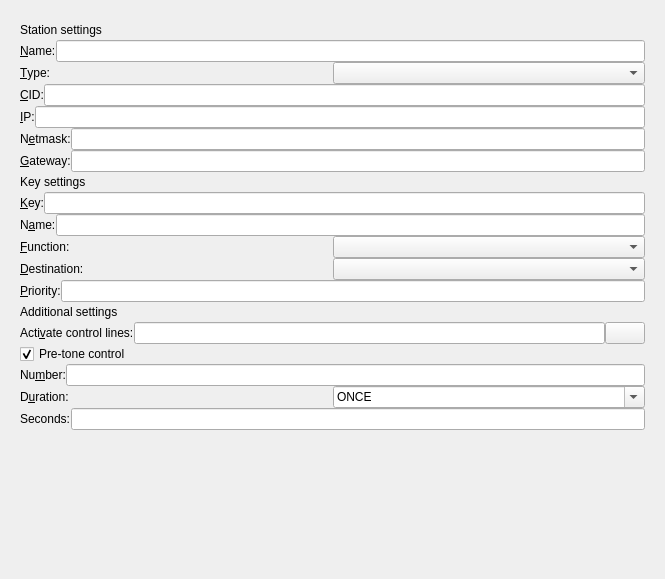
<?xml version="1.0" encoding="UTF-8"?>
<ui version="4.0">
 <class>StationItemSettings</class>
 <widget class="QWidget" name="StationItemSettings">
  <property name="geometry">
   <rect>
    <x>0</x>
    <y>0</y>
    <width>665</width>
    <height>579</height>
   </rect>
  </property>
  <property name="windowTitle">
   <string>Form</string>
  </property>
  <layout class="QGridLayout" name="gridLayout_2">
   <property name="leftMargin">
    <number>10</number>
   </property>
   <property name="topMargin">
    <number>10</number>
   </property>
   <property name="rightMargin">
    <number>10</number>
   </property>
   <property name="bottomMargin">
    <number>10</number>
   </property>
   <property name="spacing">
    <number>0</number>
   </property>
   <item row="0" column="0">
    <widget class="QWidget" name="SISContainer" native="true">
     <layout class="QVBoxLayout" name="verticalLayout">
      <property name="spacing">
       <number>0</number>
      </property>
      <property name="leftMargin">
       <number>10</number>
      </property>
      <property name="topMargin">
       <number>10</number>
      </property>
      <property name="rightMargin">
       <number>10</number>
      </property>
      <property name="bottomMargin">
       <number>10</number>
      </property>
      <item>
       <layout class="QHBoxLayout" name="horizontalLayout_16">
        <property name="spacing">
         <number>0</number>
        </property>
        <item>
         <widget class="QLabel" name="l_station_caption">
          <property name="text">
           <string>Station settings</string>
          </property>
         </widget>
        </item>
        <item>
         <spacer name="horizontalSpacer">
          <property name="orientation">
           <enum>Qt::Horizontal</enum>
          </property>
          <property name="sizeHint" stdset="0">
           <size>
            <width>40</width>
            <height>20</height>
           </size>
          </property>
         </spacer>
        </item>
       </layout>
      </item>
      <item>
       <layout class="QHBoxLayout" name="horizontalLayout_15">
        <property name="spacing">
         <number>0</number>
        </property>
        <item>
         <widget class="QLabel" name="l_station_name">
          <property name="text">
           <string>&amp;Name:</string>
          </property>
          <property name="buddy">
           <cstring>m_station_name</cstring>
          </property>
         </widget>
        </item>
        <item>
         <widget class="QLineEdit" name="m_station_name">
          <property name="maxLength">
           <number>64</number>
          </property>
         </widget>
        </item>
       </layout>
      </item>
      <item>
       <layout class="QHBoxLayout" name="horizontalLayout_14">
        <property name="spacing">
         <number>0</number>
        </property>
        <item>
         <widget class="QLabel" name="l_station_type">
          <property name="text">
           <string>&amp;Type:</string>
          </property>
          <property name="buddy">
           <cstring>m_station_type</cstring>
          </property>
         </widget>
        </item>
        <item>
         <widget class="QComboBox" name="m_station_type"/>
        </item>
       </layout>
      </item>
      <item>
       <layout class="QHBoxLayout" name="horizontalLayout_13">
        <property name="spacing">
         <number>0</number>
        </property>
        <item>
         <widget class="QLabel" name="l_station_cid">
          <property name="text">
           <string>&amp;CID:</string>
          </property>
          <property name="buddy">
           <cstring>m_station_cid</cstring>
          </property>
         </widget>
        </item>
        <item>
         <widget class="QLineEdit" name="m_station_cid">
          <property name="maxLength">
           <number>16</number>
          </property>
         </widget>
        </item>
       </layout>
      </item>
      <item>
       <layout class="QHBoxLayout" name="horizontalLayout_12">
        <property name="spacing">
         <number>0</number>
        </property>
        <item>
         <widget class="QLabel" name="l_station_ip">
          <property name="text">
           <string>&amp;IP:</string>
          </property>
          <property name="buddy">
           <cstring>m_station_ip</cstring>
          </property>
         </widget>
        </item>
        <item>
         <widget class="QLineEdit" name="m_station_ip">
          <property name="maxLength">
           <number>16</number>
          </property>
         </widget>
        </item>
       </layout>
      </item>
      <item>
       <layout class="QHBoxLayout" name="horizontalLayout_11">
        <property name="spacing">
         <number>0</number>
        </property>
        <item>
         <widget class="QLabel" name="l_station_mask">
          <property name="text">
           <string>N&amp;etmask:</string>
          </property>
          <property name="buddy">
           <cstring>m_station_mask</cstring>
          </property>
         </widget>
        </item>
        <item>
         <widget class="QLineEdit" name="m_station_mask">
          <property name="maxLength">
           <number>16</number>
          </property>
         </widget>
        </item>
       </layout>
      </item>
      <item>
       <layout class="QHBoxLayout" name="horizontalLayout_10">
        <property name="spacing">
         <number>0</number>
        </property>
        <item>
         <widget class="QLabel" name="l_station_gateway">
          <property name="text">
           <string>&amp;Gateway:</string>
          </property>
          <property name="buddy">
           <cstring>m_station_gateway</cstring>
          </property>
         </widget>
        </item>
        <item>
         <widget class="QLineEdit" name="m_station_gateway"/>
        </item>
       </layout>
      </item>
      <item>
       <layout class="QHBoxLayout" name="horizontalLayout_17">
        <property name="spacing">
         <number>0</number>
        </property>
        <item>
         <widget class="QLabel" name="l_key_caption">
          <property name="text">
           <string>Key settings</string>
          </property>
          <property name="margin">
           <number>0</number>
          </property>
          <property name="indent">
           <number>-1</number>
          </property>
         </widget>
        </item>
        <item>
         <spacer name="horizontalSpacer_2">
          <property name="orientation">
           <enum>Qt::Horizontal</enum>
          </property>
          <property name="sizeHint" stdset="0">
           <size>
            <width>40</width>
            <height>20</height>
           </size>
          </property>
         </spacer>
        </item>
       </layout>
      </item>
      <item>
       <layout class="QHBoxLayout" name="horizontalLayout_9">
        <property name="spacing">
         <number>0</number>
        </property>
        <item>
         <widget class="QLabel" name="l_key_id">
          <property name="text">
           <string>&amp;Key:</string>
          </property>
          <property name="buddy">
           <cstring>m_key_id</cstring>
          </property>
         </widget>
        </item>
        <item>
         <widget class="QLineEdit" name="m_key_id"/>
        </item>
       </layout>
      </item>
      <item>
       <layout class="QHBoxLayout" name="horizontalLayout_8">
        <property name="spacing">
         <number>0</number>
        </property>
        <item>
         <widget class="QLabel" name="l_key_name">
          <property name="text">
           <string>N&amp;ame:</string>
          </property>
          <property name="buddy">
           <cstring>m_key_name</cstring>
          </property>
         </widget>
        </item>
        <item>
         <widget class="QLineEdit" name="m_key_name">
          <property name="maxLength">
           <number>64</number>
          </property>
         </widget>
        </item>
       </layout>
      </item>
      <item>
       <layout class="QHBoxLayout" name="horizontalLayout_7">
        <property name="spacing">
         <number>0</number>
        </property>
        <item>
         <widget class="QLabel" name="l_key_func">
          <property name="text">
           <string>&amp;Function:</string>
          </property>
          <property name="buddy">
           <cstring>m_key_func</cstring>
          </property>
         </widget>
        </item>
        <item>
         <widget class="QComboBox" name="m_key_func"/>
        </item>
       </layout>
      </item>
      <item>
       <layout class="QHBoxLayout" name="horizontalLayout_6">
        <property name="spacing">
         <number>0</number>
        </property>
        <item>
         <widget class="QLabel" name="l_key_dest">
          <property name="text">
           <string>&amp;Destination:</string>
          </property>
          <property name="buddy">
           <cstring>m_key_dest</cstring>
          </property>
         </widget>
        </item>
        <item>
         <widget class="QComboBox" name="m_key_dest"/>
        </item>
       </layout>
      </item>
      <item>
       <layout class="QHBoxLayout" name="horizontalLayout_5">
        <property name="spacing">
         <number>0</number>
        </property>
        <item>
         <widget class="QLabel" name="l_key_priority">
          <property name="text">
           <string>&amp;Priority:</string>
          </property>
          <property name="buddy">
           <cstring>m_key_priority</cstring>
          </property>
         </widget>
        </item>
        <item>
         <widget class="QLineEdit" name="m_key_priority">
          <property name="maxLength">
           <number>16</number>
          </property>
         </widget>
        </item>
       </layout>
      </item>
      <item>
       <layout class="QHBoxLayout" name="horizontalLayout_19">
        <property name="spacing">
         <number>0</number>
        </property>
        <item>
         <widget class="QLabel" name="l_additional_caption">
          <property name="text">
           <string>Additional settings</string>
          </property>
         </widget>
        </item>
        <item>
         <spacer name="horizontalSpacer_4">
          <property name="orientation">
           <enum>Qt::Horizontal</enum>
          </property>
          <property name="sizeHint" stdset="0">
           <size>
            <width>40</width>
            <height>20</height>
           </size>
          </property>
         </spacer>
        </item>
       </layout>
      </item>
      <item>
       <layout class="QHBoxLayout" name="horizontalLayout">
        <property name="spacing">
         <number>0</number>
        </property>
        <item>
         <widget class="QLabel" name="l_key_activate_lines">
          <property name="text">
           <string>Acti&amp;vate control lines:</string>
          </property>
          <property name="buddy">
           <cstring>m_key_activate_lines</cstring>
          </property>
         </widget>
        </item>
        <item>
         <widget class="QLineEdit" name="m_key_activate_lines">
          <property name="maxLength">
           <number>128</number>
          </property>
         </widget>
        </item>
        <item>
         <widget class="QPushButton" name="b_key_activate_lines">
          <property name="cursor">
           <cursorShape>PointingHandCursor</cursorShape>
          </property>
          <property name="toolTip">
           <string>Add active control line</string>
          </property>
          <property name="text">
           <string/>
          </property>
         </widget>
        </item>
       </layout>
      </item>
      <item>
       <layout class="QHBoxLayout" name="horizontalLayout_18">
        <property name="spacing">
         <number>0</number>
        </property>
        <item>
         <widget class="QCheckBox" name="c_pretone">
          <property name="contextMenuPolicy">
           <enum>Qt::ActionsContextMenu</enum>
          </property>
          <property name="text">
           <string>Pre-tone control</string>
          </property>
          <property name="checked">
           <bool>true</bool>
          </property>
         </widget>
        </item>
        <item>
         <spacer name="horizontalSpacer_3">
          <property name="orientation">
           <enum>Qt::Horizontal</enum>
          </property>
          <property name="sizeHint" stdset="0">
           <size>
            <width>40</width>
            <height>20</height>
           </size>
          </property>
         </spacer>
        </item>
       </layout>
      </item>
      <item>
       <layout class="QHBoxLayout" name="horizontalLayout_2">
        <property name="spacing">
         <number>0</number>
        </property>
        <item>
         <widget class="QLabel" name="l_key_pretone_play">
          <property name="text">
           <string>Nu&amp;mber:</string>
          </property>
          <property name="buddy">
           <cstring>m_key_pretone_play</cstring>
          </property>
         </widget>
        </item>
        <item>
         <widget class="QLineEdit" name="m_key_pretone_play">
          <property name="maxLength">
           <number>16</number>
          </property>
         </widget>
        </item>
       </layout>
      </item>
      <item>
       <layout class="QHBoxLayout" name="horizontalLayout_3">
        <property name="spacing">
         <number>0</number>
        </property>
        <item>
         <widget class="QLabel" name="l_key_pretone_duration">
          <property name="text">
           <string>D&amp;uration:</string>
          </property>
          <property name="buddy">
           <cstring>m_key_pretone_duration</cstring>
          </property>
         </widget>
        </item>
        <item>
         <widget class="QComboBox" name="m_key_pretone_duration">
          <property name="locale">
           <locale language="English" country="UnitedStates"/>
          </property>
          <property name="editable">
           <bool>true</bool>
          </property>
          <property name="currentText">
           <string>ONCE</string>
          </property>
          <item>
           <property name="text">
            <string>ONCE</string>
           </property>
          </item>
          <item>
           <property name="text">
            <string>INFINITE</string>
           </property>
          </item>
          <item>
           <property name="text">
            <string>times</string>
           </property>
          </item>
          <item>
           <property name="text">
            <string>seconds</string>
           </property>
          </item>
         </widget>
        </item>
       </layout>
      </item>
      <item>
       <layout class="QHBoxLayout" name="horizontalLayout_4">
        <property name="spacing">
         <number>0</number>
        </property>
        <item>
         <widget class="QLabel" name="l_key_pretone_times">
          <property name="text">
           <string>Seconds:</string>
          </property>
          <property name="buddy">
           <cstring>m_key_pretone_play</cstring>
          </property>
         </widget>
        </item>
        <item>
         <widget class="QLineEdit" name="m_key_pretone_times">
          <property name="maxLength">
           <number>16</number>
          </property>
         </widget>
        </item>
       </layout>
      </item>
     </layout>
    </widget>
   </item>
   <item row="1" column="0">
    <spacer name="verticalSpacer">
     <property name="orientation">
      <enum>Qt::Vertical</enum>
     </property>
     <property name="sizeHint" stdset="0">
      <size>
       <width>20</width>
       <height>40</height>
      </size>
     </property>
    </spacer>
   </item>
  </layout>
 </widget>
 <resources/>
 <connections/>
 <slots>
  <slot>dataChanged(QString)</slot>
 </slots>
</ui>
